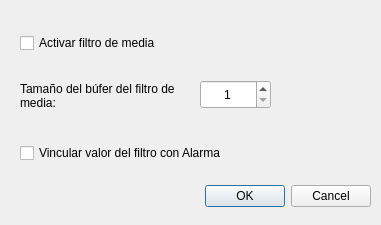
<?xml version="1.0" encoding="UTF-8"?>
<ui version="4.0">
 <class>Dialog_mediafilter</class>
 <widget class="QDialog" name="Dialog_mediafilter">
  <property name="geometry">
   <rect>
    <x>0</x>
    <y>0</y>
    <width>381</width>
    <height>225</height>
   </rect>
  </property>
  <property name="sizePolicy">
   <sizepolicy hsizetype="Fixed" vsizetype="Fixed">
    <horstretch>0</horstretch>
    <verstretch>0</verstretch>
   </sizepolicy>
  </property>
  <property name="minimumSize">
   <size>
    <width>381</width>
    <height>225</height>
   </size>
  </property>
  <property name="maximumSize">
   <size>
    <width>381</width>
    <height>225</height>
   </size>
  </property>
  <property name="windowTitle">
   <string>Dialog</string>
  </property>
  <widget class="QDialogButtonBox" name="buttonBox">
   <property name="geometry">
    <rect>
     <x>180</x>
     <y>180</y>
     <width>191</width>
     <height>32</height>
    </rect>
   </property>
   <property name="orientation">
    <enum>Qt::Horizontal</enum>
   </property>
   <property name="standardButtons">
    <set>QDialogButtonBox::Cancel|QDialogButtonBox::Ok</set>
   </property>
  </widget>
  <widget class="QLabel" name="label">
   <property name="geometry">
    <rect>
     <x>20</x>
     <y>60</y>
     <width>161</width>
     <height>71</height>
    </rect>
   </property>
   <property name="text">
    <string>Tamaño del búfer del filtro de media:</string>
   </property>
   <property name="wordWrap">
    <bool>true</bool>
   </property>
  </widget>
  <widget class="QSpinBox" name="spinBox">
   <property name="geometry">
    <rect>
     <x>200</x>
     <y>80</y>
     <width>71</width>
     <height>29</height>
    </rect>
   </property>
   <property name="alignment">
    <set>Qt::AlignCenter</set>
   </property>
   <property name="minimum">
    <number>1</number>
   </property>
   <property name="maximum">
    <number>10</number>
   </property>
  </widget>
  <widget class="QCheckBox" name="checkBox">
   <property name="geometry">
    <rect>
     <x>20</x>
     <y>140</y>
     <width>261</width>
     <height>26</height>
    </rect>
   </property>
   <property name="text">
    <string>Vincular valor del filtro con Alarma</string>
   </property>
  </widget>
  <widget class="QCheckBox" name="checkBox_2">
   <property name="geometry">
    <rect>
     <x>20</x>
     <y>30</y>
     <width>191</width>
     <height>26</height>
    </rect>
   </property>
   <property name="text">
    <string>Activar filtro de media</string>
   </property>
  </widget>
 </widget>
 <resources/>
 <connections>
  <connection>
   <sender>buttonBox</sender>
   <signal>accepted()</signal>
   <receiver>Dialog_mediafilter</receiver>
   <slot>accept()</slot>
   <hints>
    <hint type="sourcelabel">
     <x>248</x>
     <y>254</y>
    </hint>
    <hint type="destinationlabel">
     <x>157</x>
     <y>274</y>
    </hint>
   </hints>
  </connection>
  <connection>
   <sender>buttonBox</sender>
   <signal>rejected()</signal>
   <receiver>Dialog_mediafilter</receiver>
   <slot>reject()</slot>
   <hints>
    <hint type="sourcelabel">
     <x>316</x>
     <y>260</y>
    </hint>
    <hint type="destinationlabel">
     <x>286</x>
     <y>274</y>
    </hint>
   </hints>
  </connection>
 </connections>
</ui>
